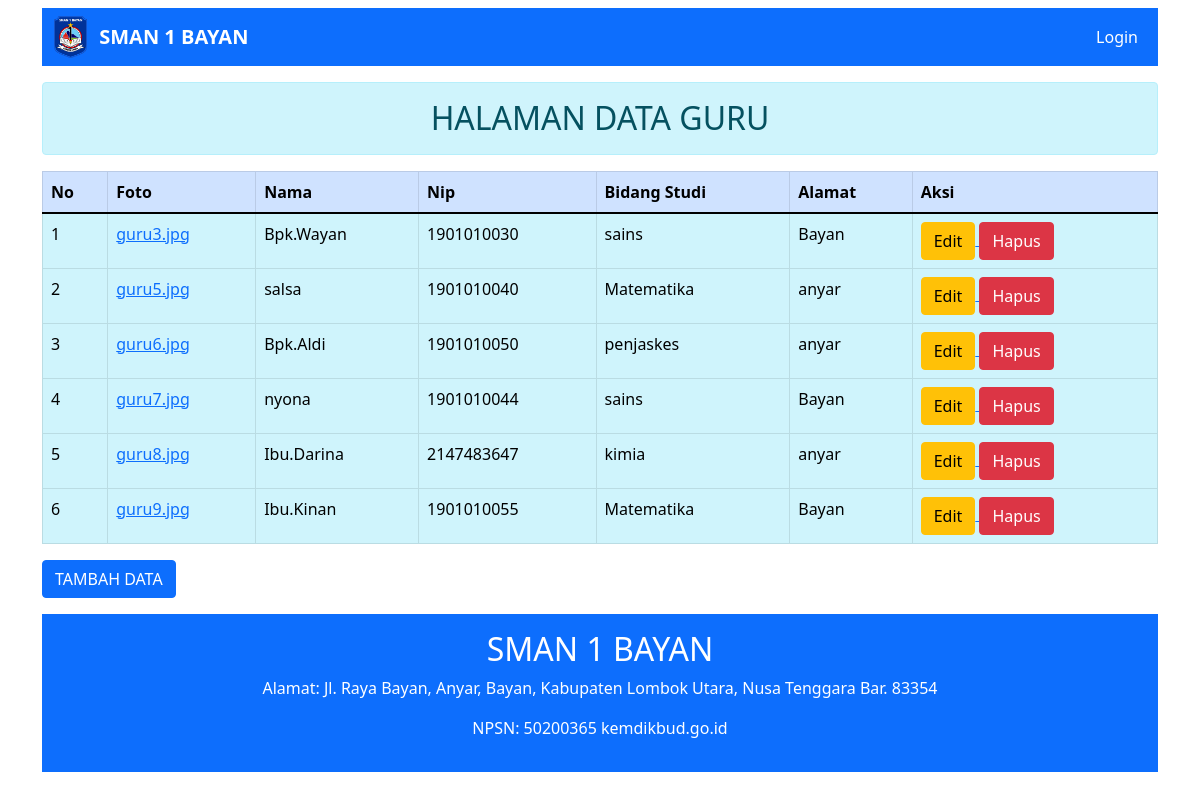
The app's page /Websekolah/home.php (signed in) with its own data.
### tables this page shows
CREATE TABLE `tbl_guru` (
  `nomor` int(11) NOT NULL,
  `foto` varchar(255) NOT NULL,
  `nama` varchar(60) NOT NULL,
  `nip` int(70) NOT NULL,
  `bidang_studi` varchar(30) NOT NULL,
  `alamat` varchar(50) NOT NULL
);

### Websekolah/home.php (the view, shortened to what this page needs)
<!DOCTYPE html>
<html lang="en">
<head>
    <link rel="stylesheet" href="bootstrap/css/bootstrap.min.css">
</head>
<body>
    <div class="container mt-2">
        <?php
        include 'navbar.php';
        ?>
        <h2 style="text-align: center;" class="alert alert-info mt-3 ">HALAMAN DATA GURU</h2>
        <table class="table table-bordered">
            <thead class="table-primary">
                <tr>
                    <th>No</th>
                    <th>Foto</th>
                    <th>Nama</th>
                    <th>Nip</th>
                    <th>Bidang Studi</th>
                    <th>Alamat</th>
                    <th>Aksi</th>
                </tr>
            </thead>
            <tbody class="table-info">
                <?php
                require 'setting.php';
                $query = "SELECT * FROM tbl_guru";
                $sql = mysqli_query($koneksi, $query);
                $no = 1;
                while ($data = mysqli_fetch_object($sql)) {
                ?>
                    <tr>
                        <td> <?= $no++ ?> </td>
                        <td> <a href="gambar/<?= $data->foto; ?>"><?= $data->foto; ?></a></td>
                        <td> <?php echo $data->nama; ?> </td>
                        <td> <?php echo $data->nip; ?> </td>
                        <td> <?php echo $data->bidang_studi; ?> </td>
                        <td> <?php echo $data->alamat; ?> </td>
                        <td>
                            <a href="edit.php?url-nomor=<?= $data->nomor; ?>">
                                <input type="submit" value="Edit" class="btn btn-warning">
                            </a>
                            <?php
                            if ($_SESSION['role'] == 'admin') {
                            ?>
                                <a href="hapus.php?nomor=<?= $data->nomor; ?>">
                                    <input type="submit" value="Hapus" class="btn btn-danger" onclick="return confirm('Yakin Hapus Data?')">
                                </a>
                            <?php
                            }
                            ?>
                        </td>
                    </tr>
                <?php
                }
                ?>
            </tbody>
        </table>
        <a href="tambah.php" class="btn btn-primary mb-3"> TAMBAH DATA </a>
        <?php
        include 'footer.php';
        ?>
    </div>
</body>
</html>

### records on screen
tbl_guru: foto "guru3.jpg", nama "Bpk.Wayan", nip "1901010030", bidang_studi "sains", alamat "Bayan"
tbl_guru: foto "guru5.jpg", nama "salsa", nip "1901010040", bidang_studi "Matematika", alamat "anyar"
tbl_guru: foto "guru6.jpg", nama "Bpk.Aldi", nip "1901010050", bidang_studi "penjaskes", alamat "anyar"
tbl_guru: foto "guru7.jpg", nama "nyona", nip "1901010044", bidang_studi "sains", alamat "Bayan"
tbl_guru: foto "guru8.jpg", nama "Ibu.Darina", nip "2147483647", bidang_studi "kimia", alamat "anyar"
tbl_guru: foto "guru9.jpg", nama "Ibu.Kinan", nip "1901010055", bidang_studi "Matematika", alamat "Bayan"
